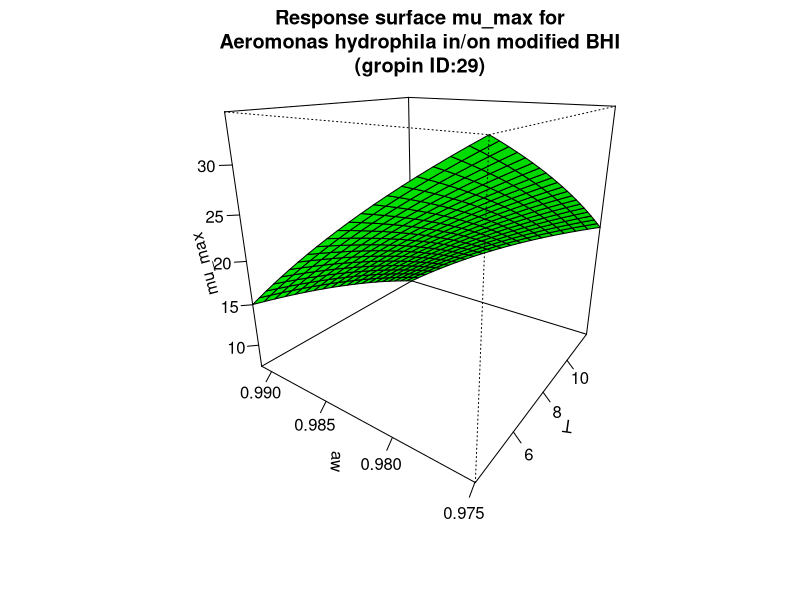

Write R code to recreate this figure.
#############################
# start of Parameter script
#############################
T <- seq(4.004,11.988011988012,length.out=21)
aw <- seq(0.974974,0.991008991008991,length.out=21)
#############################
# end of Parameter script
#############################
############################# 
# start of Model script Gropin ID 29 
#############################
 
# constant coefficients for this model
Il <- -15000
I1 <- -44.7
I3 <- 32000
I4 <- -0.048
I6 <- -17000
I8 <- 44.9
 
variables <- data.frame(T,aw)
argumentsPar <- expand.grid(variables)
 
# heart of the model
response_surface <- function(T,aw) {
   mumax <-(Il+(I1*T)+(I3*aw)+(I4*(T^2))+(I6*(aw^2))+(I8*T*aw))

return(mumax=mumax)
} 

# output parameters
mumax <- cbind(argumentsPar,response_surface(argumentsPar['T'],argumentsPar['aw']))
colnames(mumax) <- c(colnames(argumentsPar),'mumax')
#############################
# End of Model script
#############################
############################# 
# start of Visualisation script Gropin ID 29 
#############################
persp(T,aw,matrix(unlist(mumax$mumax),nrow=21),col = 'green',xlab='T',ylab='aw',zlab='mu_max',main='Response surface mu_max for
Aeromonas hydrophila in/on modified BHI
(gropin ID:29)',theta=305,phi=20,shade=0.25,ticktype = 'detailed')
#############################
# End of Visualisation script
#############################
